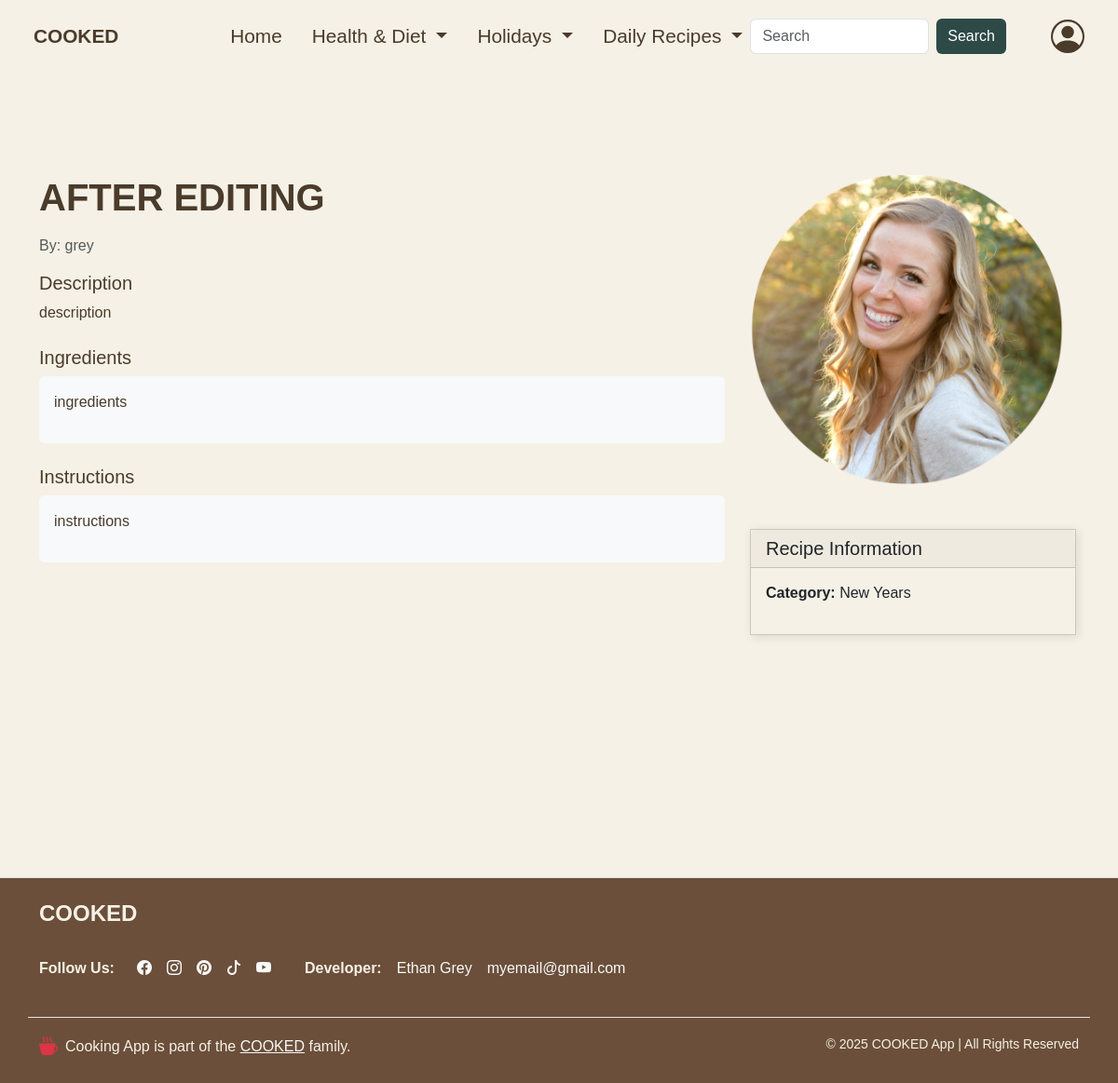
The app's page /recipes/New Years/dd/ with its own data.
### recipes/models.py (models this page shows, shortened)
class Recipe(models.Model):
    recipename = models.CharField(max_length=200, unique=True)
    description = models.TextField()
    ingredients = models.TextField()
    instructions = models.TextField(default='No instructions provided')
    madeby = models.ForeignKey(User, on_delete=models.CASCADE, related_name='recipes')
    image = models.ImageField(upload_to='recipes/')
    slug = models.SlugField(blank=True)
    recipetype = models.ForeignKey(RecipeType, related_name='recipes', on_delete=models.CASCADE)

class RecipeType(models.Model):
    recipetype = models.CharField(max_length=100)

### recipes/views.py (the view)
# urls.py: path('<str:category>/<slug:slug>/', views.recipe_detail, name='detail'),
def recipe_detail(request, category, slug):
    recipe_type = get_object_or_404(RecipeType, recipetype__iexact=category)
    recipe = get_object_or_404(Recipe, slug=slug, recipetype=recipe_type)
    recipe_types = RecipeType.objects.all()
    context = {
        'recipe': recipe,
        'recipe_types': recipe_types
    }
    return render(request, 'recipes/recipe_detail.html', context)

### recipes/context_processors.py (called while the page is built)
def recipe_types(request):
    return {'recipe_types': RecipeType.objects.all()}

def recipes(request):
    return {'recipes': Recipe.objects.all()}

def recipe_categories(request):
    return {
        'filtered_recipe_types': RecipeType.objects.filter(
            recipetype__in=['Breakfast', 'Lunch', 'Dinner']
        ),
        'health_filtered_recipe_types': RecipeType.objects.filter(          # filter for categories in recipetype model
            recipetype__in=["Keto", 'Vegetarian']
        ),
        'holidays_filtered_recipe_types': RecipeType.objects.filter(
            recipetype__in=["Mother's Day", 'New Years']
        ),
    }

### recipes/templates/recipes/recipe_detail.html (shortened to what this page needs)
{% extends 'layout.html' %}
{% block content %}
<section class="section-padding">
    <div class="container py-5">
        <div class="row">
            <div class="col-md-8">
                <h1 class="mb-3 text-uppercase fw-semibold">{{ recipe.recipename }}</h1>
                <p class="text-muted">By: {{ recipe.madeby }}</p>
                <div class="mb-4">
                    <h5>Description</h5>
                    <p>{{ recipe.description }}</p>
                </div>
                <div class="mb-4">
                    <h5>Ingredients</h5>
                    <div class="p-3 bg-light rounded">
                        {{ recipe.ingredients|linebreaks }}
                    </div>
                </div>
                <div class="mb-4">
                    <h5>Instructions</h5>
                    <div class="p-3 bg-light rounded">
                        {{ recipe.instructions|linebreaks }}
                    </div>
                </div>
            </div>
            <div class="col-md-4">
                {% if recipe.image %}
                    <img src="{{ recipe.image.url }}" class="img-fluid rounded mb-4" alt="{{ recipe.recipename }}">
                {% endif %}
                <div class="card mb-4">
                    <div class="card-header">
                        <h5 class="mb-0">Recipe Information</h5>
                    </div>
                    <div class="card-body">
                        <p><strong>Category:</strong> {{ recipe.recipetype.recipetype }}</p>
                    </div>
                </div>
            </div>
        </div>
    </div>
</section>
{% endblock %}

### static/css/style.css (style rules this page uses)
:root { --c-oak-brown: #6B4F3A; --c-forest-green: #2E4A46; --c-cement-grey: #A3A8A1; --c-tan: #f5f1e6; --c-body: #4A3B2B; --c-light-oak: #8C6A47; --c-dark-oak: #5E3B29; --c-light-forest: #3B5C4B; --c-dark-forest: #1F3A35; --font-base: "quilon", sans-serif; --box-shadow: 0px 15px 25px rgba(0,0,0,0.08); --transition: all 0.5s ease; }
body { background-color: var(--c-tan); color: var(--c-body); font-family: Arial, sans-serif; }
.row { display: flex; flex-wrap: wrap; }
.card { max-width: 350px; margin: 0 auto; box-shadow: 2px 2px 10px rgba(0, 0, 0, 0.1); border-radius: 0; background-color: rgba(0, 0, 0, 0); }
.card-body { background-color: rgba(0, 0, 0, 0); padding-top: 15px; }
.section-padding { padding-top: 140px; padding-bottom: 140px; }

### records on screen
Recipe: recipename "AFTER EDITING", madeby "grey", description "description", ingredients "ingredients", instructions "instructions", image (picture), recipetype.recipetype "New Years"
